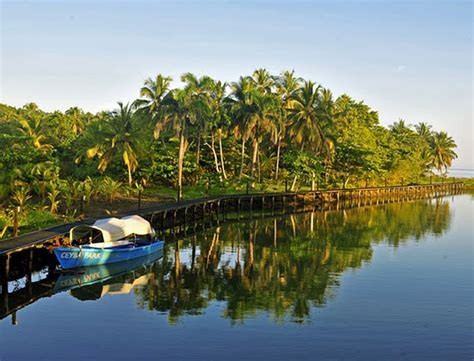
#> input picture miches.jpeg, 474 x 361 px
$ python tut06_filters1.py   (older library calls are emulated)
#> lines starting #> are read from the running program, lines starting #| are printed output that depends on the picture
'''
Author: Kwadwo Boateng Ofori-Amanfo
Purpose: Learn how apply filters to images. The Sobel filter here is vital for edge detection. It is one
         of the most popular first derivative filters.
Date: 2019. 11. 28. (목) 14:08:53 KST
Video Lecture(s): OpenCV Programming with Python on Linux Ubuntu Tutorial-7 Filters
link(s):
    [1]

Reference(s):
    [1]


NB: Some examples of filters used: Box, Guassian, Laplace
'''

from PIL import Image
import numpy as np
from pylab import *
from matplotlib import pyplot as plt
import cv2 # computer vision library


#read image
img = imread("miches.jpeg",cv2.IMREAD_GRAYSCALE)
#> img is the input picture: shape (361, 474, 3); mean R, G, B 118.5, 128.6, 115

# windows to display image
cv2.namedWindow("Image",cv2.WINDOW_AUTOSIZE)
cv2.imshow('Mices',img)
cv2.waitKey(10000)

# Sobel operator cv2
sobelx = cv2.Sobel(img,cv2.CV_64F,1,0,ksize=5)
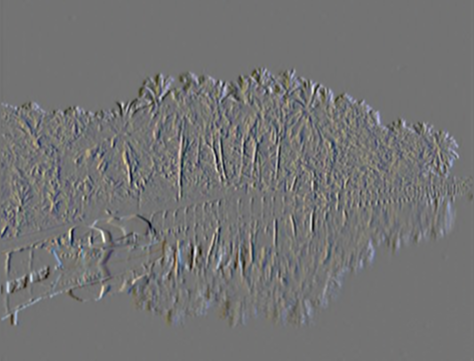
#> sobelx: shape (361, 474, 3) float64; mean R, G, B 14.9, 16.5, 23.8; drawn with min black and max white
sobely = cv2.Sobel(img,cv2.CV_64F,0,1,ksize=5)
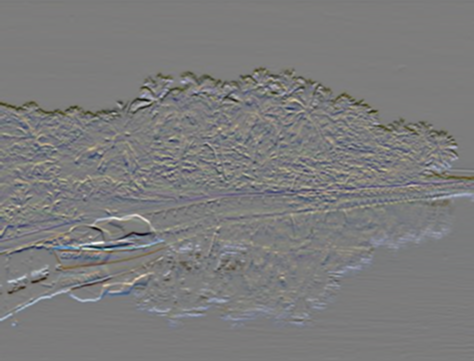
#> sobely: shape (361, 474, 3) float64; mean R, G, B -41.2, -43.9, -41.8; drawn with min black and max white
plt.subplot(2,2,3),plt.imshow(sobelx,cmap = 'gray')
plt.title('Sobel X'), plt.xticks([]), plt.yticks([])
plt.subplot(2,2,4),plt.imshow(sobely,cmap = 'gray')
plt.title('Sobel Y'), plt.xticks([]), plt.yticks([])


abs_grad_x = cv2.convertScaleAbs(sobelx)
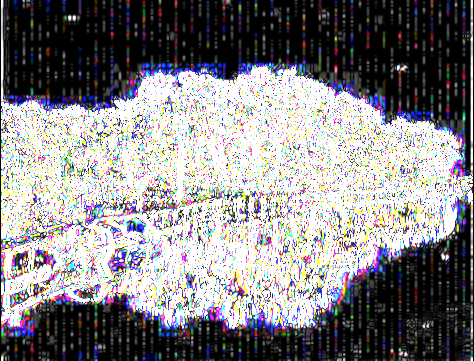
#> abs_grad_x: shape (361, 474, 3); mean R, G, B 134.1, 132.2, 135.2
abs_grad_y = cv2.convertScaleAbs(sobely)
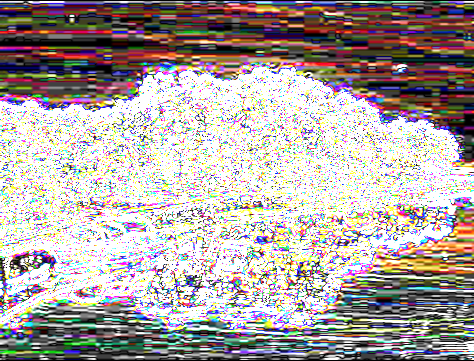
#> abs_grad_y: shape (361, 474, 3); mean R, G, B 171.3, 163, 159.9
img_grad = cv2.addWeighted(abs_grad_x, 0.5, abs_grad_y, 0.5, 0)
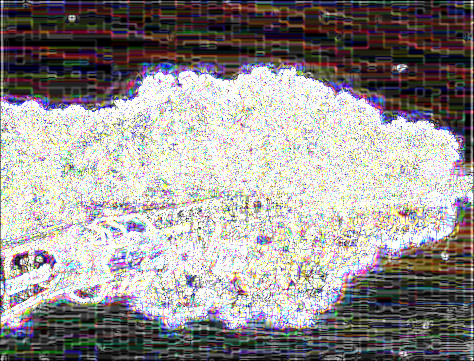
#> img_grad: shape (361, 474, 3); mean R, G, B 152.7, 147.6, 147.6
cv2.imshow("Miches Sobel",img_grad)
cv2.waitKey(10000)
cv2.imwrite("new_miches_sobel.png",img_grad)
cv2.destroyAllWindows("rose")
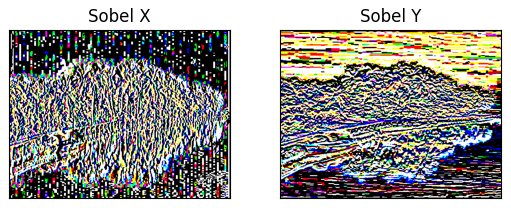
#> figure drawn by matplotlib, 2 panels
